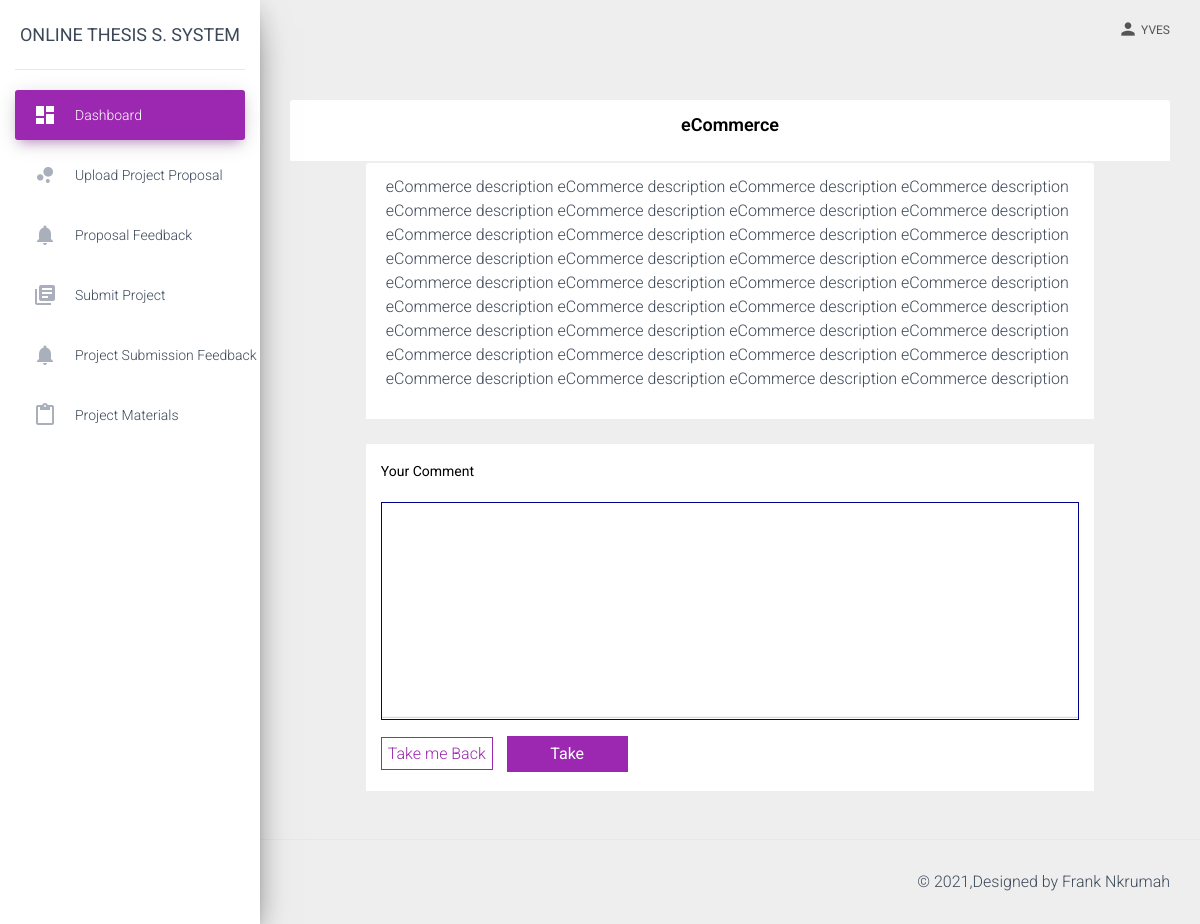
Before: /take-project/1 (signed in) with the older database file.
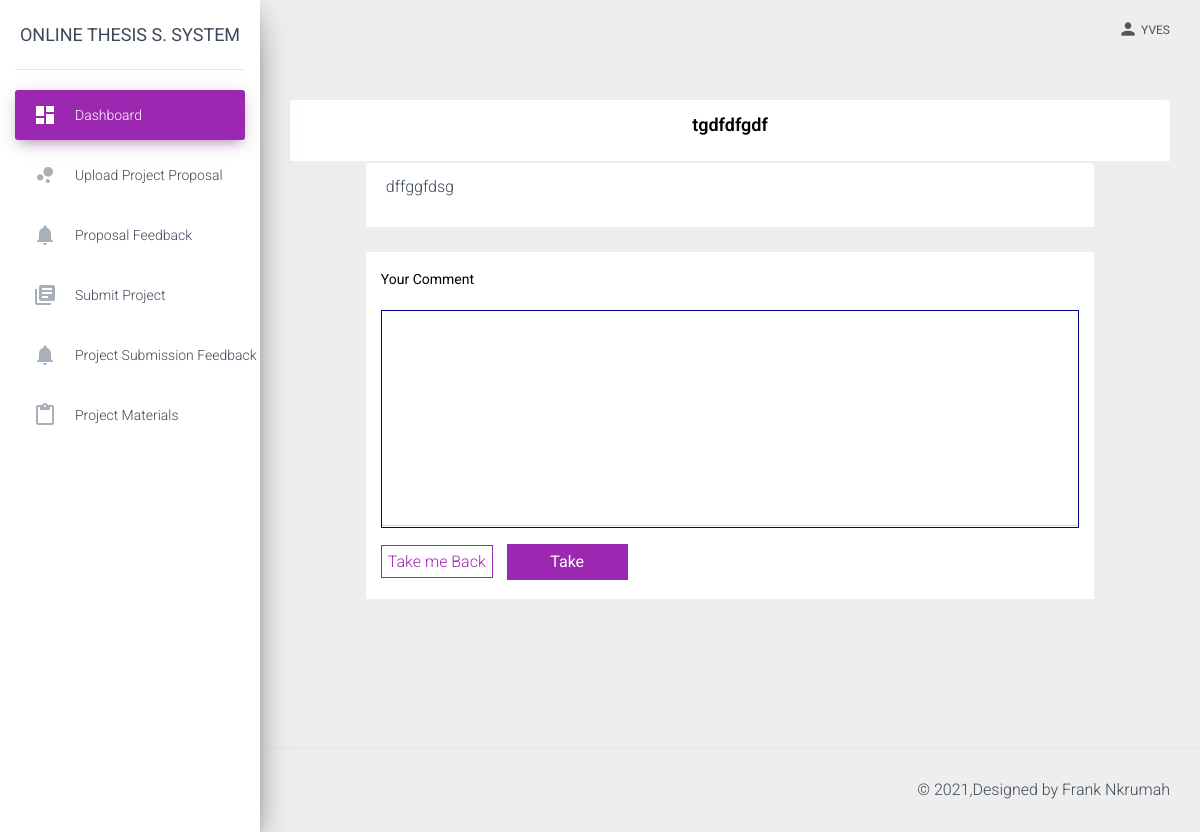
After: the same page with the newer database file.
### online_thesis/models.py (models this page shows, shortened)
class Topic(models.Model):
    PROJECT_STATUS = (
        ('PENDING','PENDING'),
        ('DENIED','DENIED'),
        ('APPROVED','APPROVED'),
    )
    name = models.CharField(max_length=300)
    description = models.TextField()
    teacher = models.ForeignKey(User, on_delete=models.CASCADE)
    status = models.CharField(max_length=300, choices=PROJECT_STATUS, default='PENDING')

### online_thesis/views.py (the view)
# urls.py: path('take-project/<int:pk>', book_project, name='book_project'),
@login_required
def book_project(request, pk):
    project = Topic.objects.get(id=pk)
    if request.method == 'POST':
        form = SelectedTopicForm(request.POST)
        if form.is_valid():
            check_book_twice = SelectedTopic.objects.filter(project=project).filter(student=request.user).exists()
            check_booked_before = SelectedTopic.objects.filter(project=project).filter(status='APPROVED').exists()
            if check_book_twice:
                return render(request, 'student/take_project.html',{'project':project, 'form':form, "error": "You can't select the same project twice"})
            elif check_booked_before:
                return render(request, 'student/take_project.html',{'project':project, 'form':form, "error_before": "This project has been already assigned to other student, try other projects"})
            book_project = form.save(commit=False)
            book_project.project = project
            book_project.student = request.user
            book_project.save()
            return redirect('dashboard')
    else:
        form = SelectedTopicForm()
    return render(request, 'student/take_project.html',{'project':project, 'form':form})

### online_thesis/forms.py
class SelectedTopicForm(forms.ModelForm):
    class Meta:
        model = SelectedTopic
        fields = ['student_view']

### templates/student/take_project.html (shortened to what this page needs)
{% extends "student_base.html" %}
{% block content %}
<div class="container-fluid">
  <div class="row">
    <div class="col-md-12">
        <div class="card-header card-header-primary">
          <h4 class="card-title title-main">{{project.name}}</h4>
        </div>
        <div class="row">
            <div class="col-md-3"></div>
            <div class="col-md-4">
            </div>
            <div class="col-md-4"></div>
        </div>
    </div>
    <div class="col-md-1 mb-4"></div>
    <div class="col-md-10 mb-4">
        <div class="card-header card-header-primary">
          <p>{{project.description}}</p>
        </div>
    </div>
    <div class="col-md-1 mb-4"></div>
    <div class="col-md-1"></div>
    <div class="col-md-10 form-card">
      <form method="post" class="form-topic">
          <div class="mb-3">
            <label for="topicDescription" class="form-label">Your Comment</label>
             {{form.student_view}}
          </div>
          <div class="mb-1">
            <a  href="{% url 'dashboard' %}" class="back-button">Take me Back</a>
            <button class="form-button" type="submit">Take</button>
          </div>
      </form>
    </div>
    <div class="col-md-1">
    </div>
  </div>
</div>
{% endblock %}

Changed rows visible on the page:
changed Topic: name "eCommerce" → "tgdfdfgdf"; description "eCommerce description eCommerce description eCommerce description eCommerce description eCommerce description eCommerce description eCommerce description eCommerce description eCommerce description eCommerce description eCommerce description eCommerce description eCommerce description eCommerce description eCommerce description eCommerce description eCommerce description eCommerce description eCommerce description eCommerce description eCommerce description eCommerce description eCommerce description eCommerce description eCommerce description eCommerce description eCommerce description eCommerce description eCommerce description eCommerce description eCommerce description eCommerce…" → "dffggfdsg"
